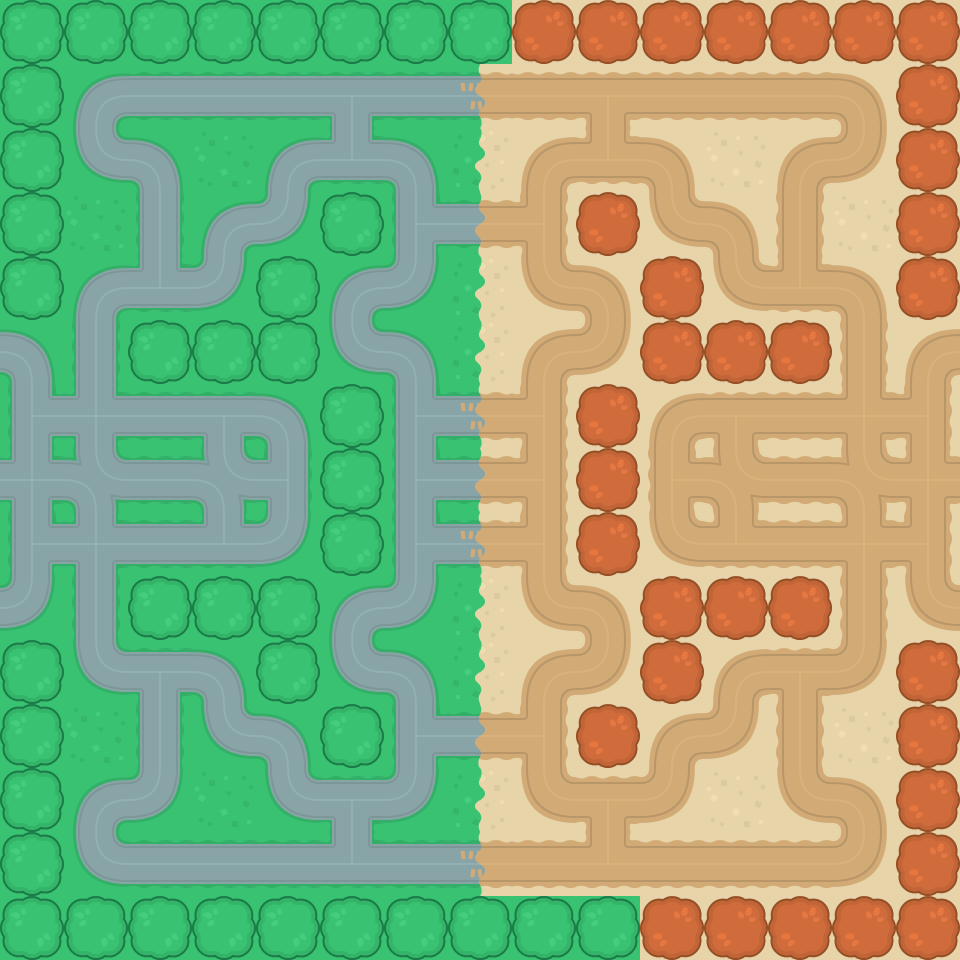

A level layout from a 2D game, rendered from its tile map. Below: a short description, then the map file with tile-grid data replaced by summaries:
An orthogonal 15x15 tile map with 64x64 px tiles, 2 tile layers (Floors, Walls).

<map version="1.5" tiledversion="1.7.2" orientation="orthogonal" renderorder="right-down" width="15" height="15" tilewidth="64" tileheight="64" infinite="0" nextlayerid="5" nextobjectid="1">
 <tileset firstgid="1" name="Map 2 Tiles" tilewidth="64" tileheight="64" tilecount="31" columns="0">
  <grid orientation="orthogonal" width="1" height="1" />
  <tile id="0">
   <image width="64" height="64" source="../Tiles/tileGrass_roadCornerLL.png" />
  </tile>
  <tile id="1">
   <image width="64" height="64" source="../Tiles/tileGrass_roadCornerLR.png" />
  </tile>
  <tile id="2">
   <image width="64" height="64" source="../Tiles/tileGrass_roadCornerUL.png" />
  </tile>
  <tile id="3">
   <image width="64" height="64" source="../Tiles/tileGrass_roadCornerUR.png" />
  </tile>
  <tile id="4">
   <image width="64" height="64" source="../Tiles/tileGrass_roadCrossing.png" />
  </tile>
  <tile id="5">
   <image width="64" height="64" source="../Tiles/tileGrass_roadCrossingRound.png" />
  </tile>
  <tile id="6">
   <image width="64" height="64" source="../Tiles/tileGrass_roadEast.png" />
  </tile>
  <tile id="7">
   <image width="64" height="64" source="../Tiles/tileGrass_roadNorth.png" />
  </tile>
  <tile id="8">
   <image width="64" height="64" source="../Tiles/tileGrass_roadSplitE.png" />
  </tile>
  <tile id="9">
   <image width="64" height="64" source="../Tiles/tileGrass_roadSplitN.png" />
  </tile>
  <tile id="10">
   <image width="64" height="64" source="../Tiles/tileGrass_roadSplitS.png" />
  </tile>
  <tile id="11">
   <image width="64" height="64" source="../Tiles/tileGrass_roadSplitW.png" />
  </tile>
  <tile id="12">
   <image width="64" height="64" source="../Tiles/tileGrass_roadTransitionE.png" />
  </tile>
  <tile id="13">
   <image width="64" height="64" source="../Tiles/tileGrass_roadTransitionE_dirt.png" />
  </tile>
  <tile id="16">
   <image width="64" height="64" source="../Tiles/tileGrass_transitionE.png" />
  </tile>
  <tile id="17">
   <image width="64" height="64" source="../Tiles/tileGrass1.png" />
  </tile>
  <tile id="19">
   <image width="64" height="64" source="../Tiles/tileSand_roadCornerLL.png" />
  </tile>
  <tile id="20">
   <image width="64" height="64" source="../Tiles/tileSand_roadCornerLR.png" />
  </tile>
  <tile id="21">
   <image width="64" height="64" source="../Tiles/tileSand_roadCornerUL.png" />
  </tile>
  <tile id="22">
   <image width="64" height="64" source="../Tiles/tileSand_roadCornerUR.png" />
  </tile>
  <tile id="23">
   <image width="64" height="64" source="../Tiles/tileSand_roadCrossing.png" />
  </tile>
  <tile id="24">
   <image width="64" height="64" source="../Tiles/tileSand_roadCrossingRound.png" />
  </tile>
  <tile id="25">
   <image width="64" height="64" source="../Tiles/tileSand_roadEast.png" />
  </tile>
  <tile id="26">
   <image width="64" height="64" source="../Tiles/tileSand_roadNorth.png" />
  </tile>
  <tile id="27">
   <image width="64" height="64" source="../Tiles/tileSand_roadSplitE.png" />
  </tile>
  <tile id="28">
   <image width="64" height="64" source="../Tiles/tileSand_roadSplitN.png" />
  </tile>
  <tile id="29">
   <image width="64" height="64" source="../Tiles/tileSand_roadSplitS.png" />
  </tile>
  <tile id="30">
   <image width="64" height="64" source="../Tiles/tileSand_roadSplitW.png" />
  </tile>
  <tile id="31">
   <image width="64" height="64" source="../Tiles/tileSand1.png" />
  </tile>
  <tile id="33">
   <image width="64" height="64" source="../Tiles/treeBrown_large.png" />
  </tile>
  <tile id="34">
   <image width="64" height="64" source="../Tiles/treeGreen_large.png" />
  </tile>
 </tileset>
 <layer id="1" name="Floors" width="15" height="15">
  <data>[225 cells, 225 non-empty, 29 distinct tile ids]</data>
 </layer>
 <layer id="2" name="Walls" width="15" height="15">
  <data>[225 cells, 72 non-empty, 2 distinct tile ids]</data>
 </layer>
</map>
